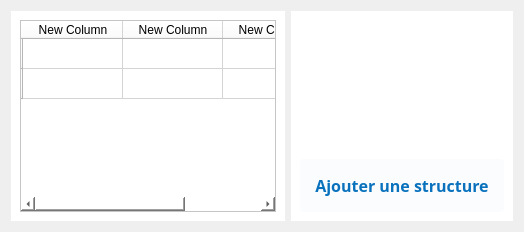
         <widget class="QWidget" name="structure">
          <property name="styleSheet">
           <string notr="true">#tableData{
	background: white;
	borde-radius: 4px
}

#actions{
	background: white;
	borde-radius: 4px
}</string>
          </property>
          <layout class="QHBoxLayout" name="horizontalLayout_26">
           <item>
            <widget class="QWidget" name="tableData" native="true">
             <property name="styleSheet">
              <string notr="true">background-color: rgb(255, 255, 255);</string>
             </property>
             <layout class="QHBoxLayout" name="horizontalLayout_27">
              <item>
               <widget class="QTableWidget" name="structTable">
                <property name="styleSheet">
                 <string notr="true">background-color: rgb(255, 255, 255);</string>
                </property>
                <row>
                 <property name="text">
                  <string/>
                 </property>
                </row>
                <row>
                 <property name="text">
                  <string/>
                 </property>
                </row>
                <column>
                 <property name="text">
                  <string>New Column</string>
                 </property>
                </column>
                <column>
                 <property name="text">
                  <string>New Column</string>
                 </property>
                </column>
                <column>
                 <property name="text">
                  <string>New Column</string>
                 </property>
                </column>
               </widget>
              </item>
             </layout>
            </widget>
           </item>
           <item>
            <widget class="QWidget" name="actions" native="true">
             <layout class="QVBoxLayout" name="verticalLayout_21">
              <item>
               <widget class="QLabel" name="label_11">
                <property name="maximumSize">
                 <size>
                  <width>300</width>
                  <height>230</height>
                 </size>
                </property>
                <property name="text">
                 <string/>
                </property>
                <property name="pixmap">
                 <pixmap>../static/asset/svg/undraw_package_arrived_63rf.svg</pixmap>
                </property>
                <property name="scaledContents">
                 <bool>true</bool>
                </property>
               </widget>
              </item>
              <item>
               <widget class="QPushButton" name="addStruct">
                <property name="font">
                 <font>
                  <family>GeForce</family>
                  <pointsize>12</pointsize>
                  <weight>75</weight>
                  <bold>true</bold>
                 </font>
                </property>
                <property name="cursor">
                 <cursorShape>PointingHandCursor</cursorShape>
                </property>
                <property name="styleSheet">
                 <string notr="true">#addStruct{
	background: rgb(10, 114, 189, 0.02);
	color: rgb(10, 114, 189);
	border-radius:4px;
	padding: 15px
}

#addStruct:hover{
	background: rgb(10, 114, 189, 0.3);
	color: rgb(10, 114, 189);
	border-radius:4px
}
</string>
                </property>
                <property name="text">
                 <string>Ajouter une structure</string>
                </property>
                <property name="icon">
                 <iconset>
                  <normaloff>../static/asset/icons/blue/copy.svg</normaloff>../static/asset/icons/blue/copy.svg</iconset>
                </property>
                <property name="iconSize">
                 <size>
                  <width>25</width>
                  <height>25</height>
                 </size>
                </property>
               </widget>
              </item>
             </layout>
            </widget>
           </item>
          </layout>
         </widget>
